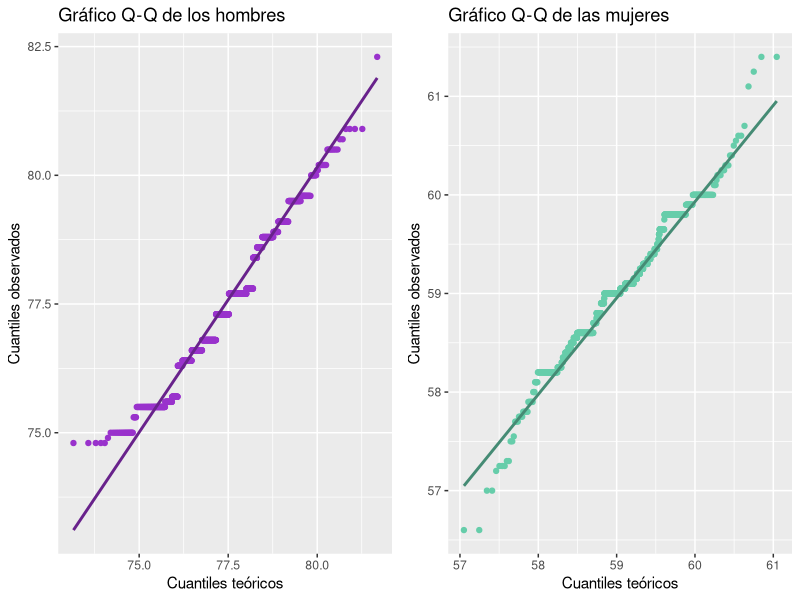
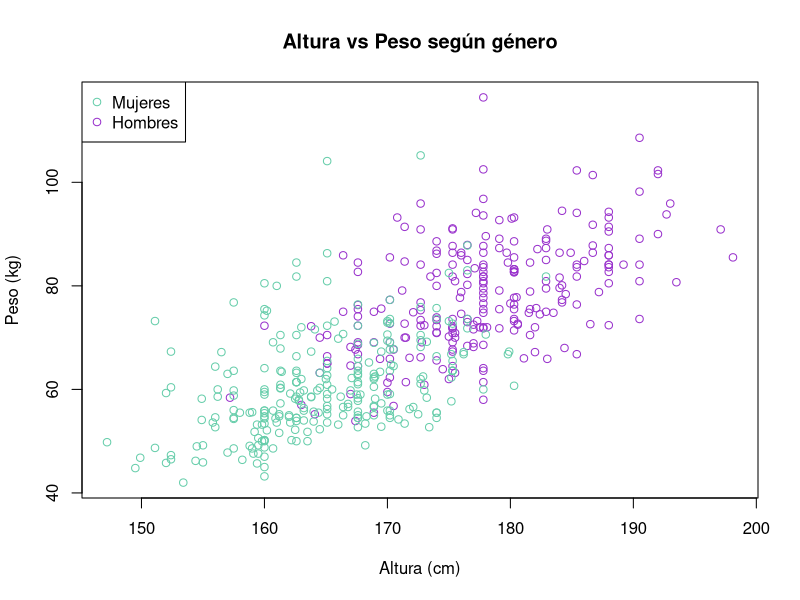
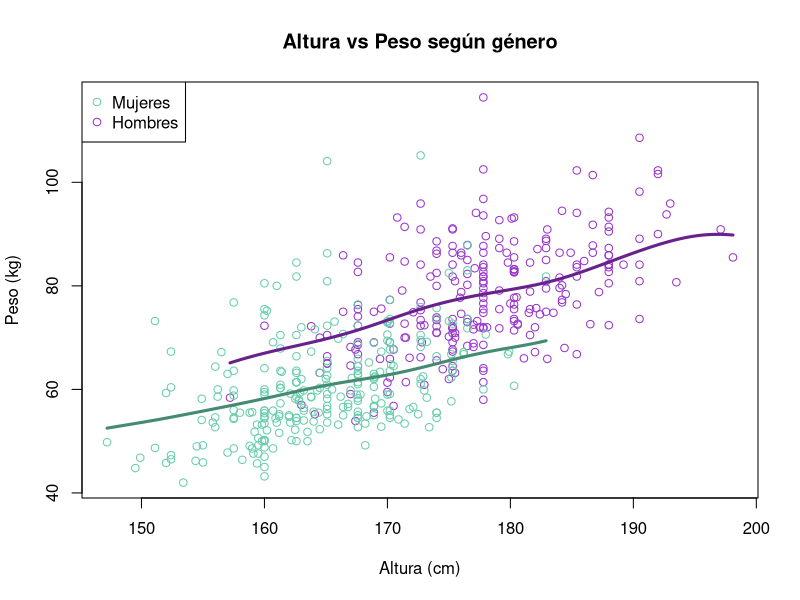
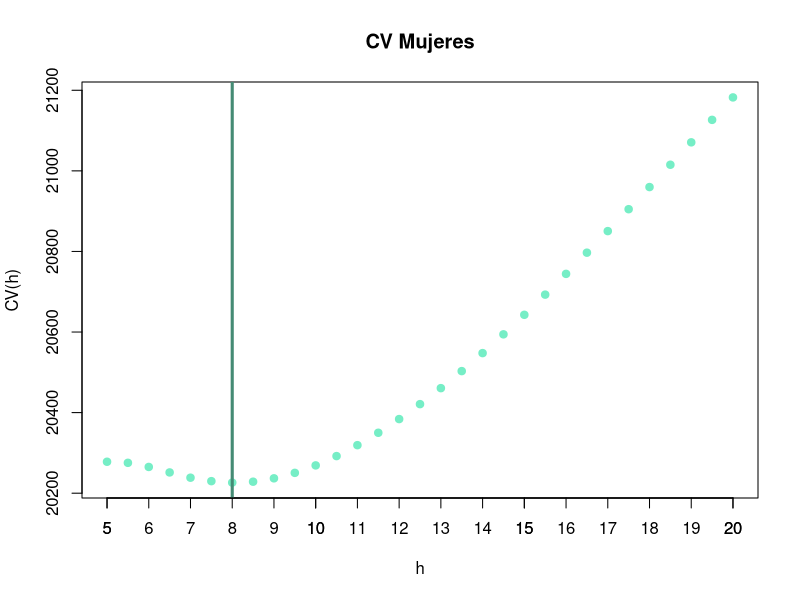
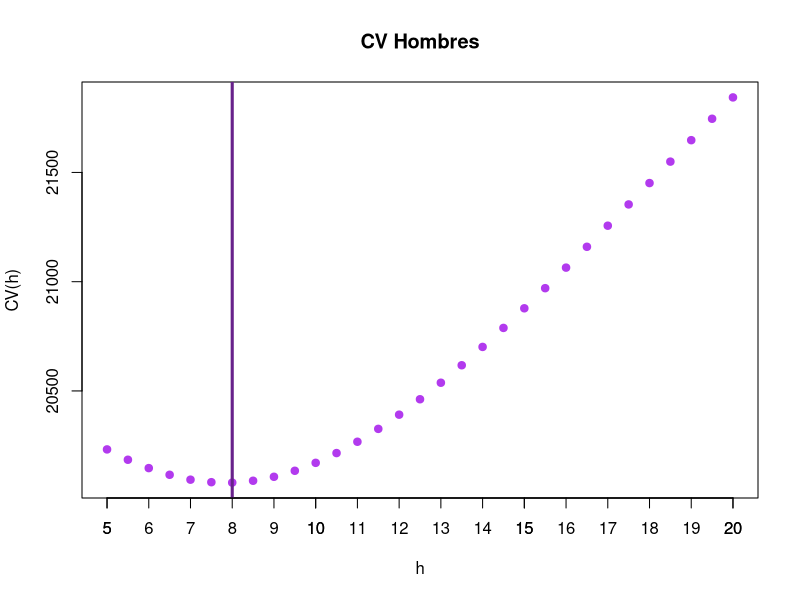
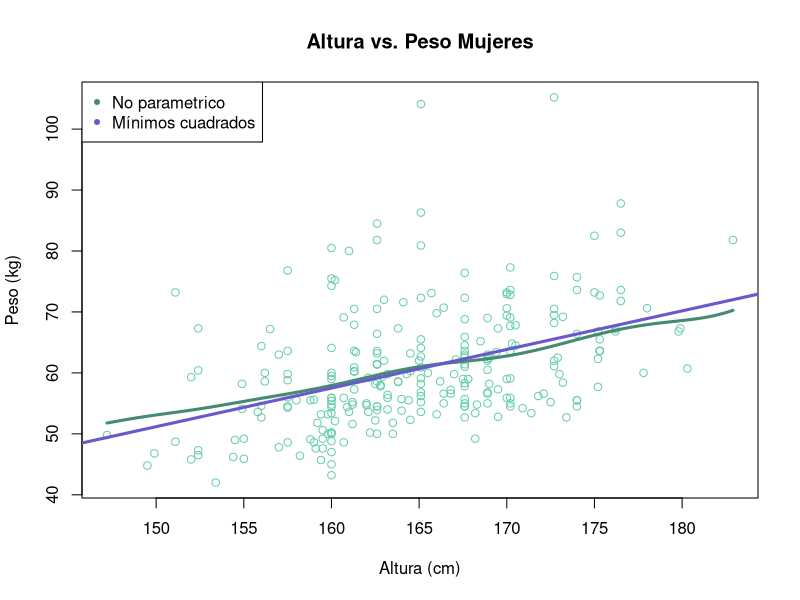
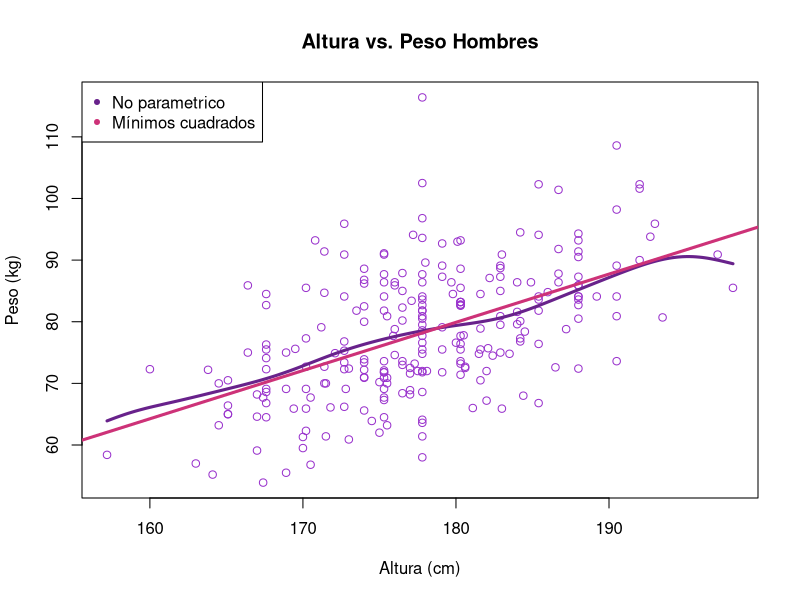
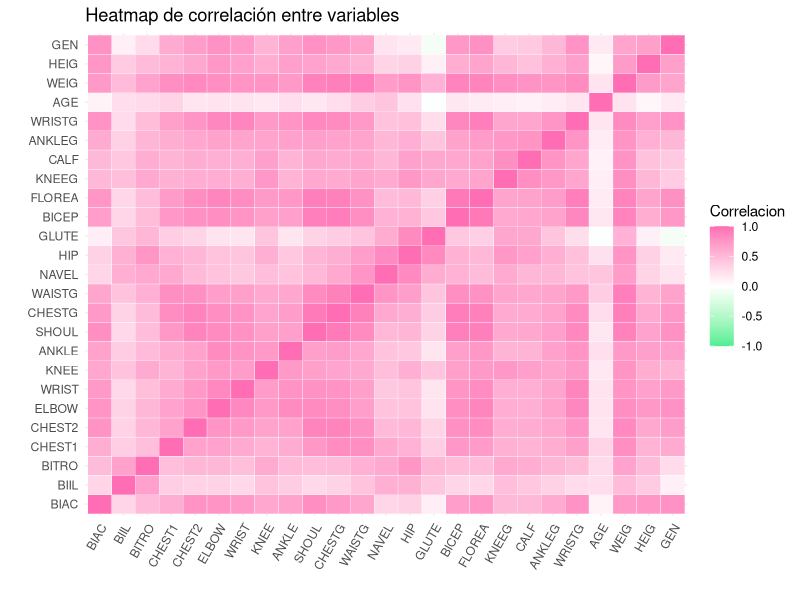

These charts were generated, in order, by the following R code:
## ---- chunk 1
library(readxl)
library(caret)
library(ggplot2)
library(glmnet)
library(gridExtra)
## ---- chunk 2
datos <- read_xls("body.xls", col_names = FALSE)
colnames(datos)<- (c("BIAC","BIIL","BITRO","CHEST1","CHEST2","ELBOW","WRIST","KNEE","ANKLE","SHOUL","CHESTG","WAISTG","NAVEL","HIP","GLUTE","BICEP","FLOREA","KNEEG","CALF","ANKLEG","WRISTG","AGE","WEIG","HEIG","GEN"))
## ---- chunk 3
datos[,"GEN"] <- factor(datos$GEN, levels = c(0, 1))
## ---- chunk 4
any(is.na(datos))
## ---- chunk 5
estadisticos_boot <-function(x, B = 1000){
  titahatboot <- rep(0, B) #vector de ceros de tamaño B
  for(i in 1:B){
    Xboot <- sample(x, length(x), replace = TRUE)
    titahatboot[i] <- median(Xboot)
  }
  titahatboot
}

intervalo_boot_normal <- function(x, alfa = 0.05){
  titahatboot <- estadisticos_boot(x)
  se_boot <- sqrt(mean((titahatboot-mean(titahatboot))**2))
  intervalo_boot <- c(median(x) - qnorm(1-alfa/2)*se_boot, median(x) + qnorm(1-alfa/2)*se_boot)

  return( list(intervalo_boot, titahatboot))
}

intervalo_boot_percentil <- function(x, alfa = 0.05){
  titas_boot <- estadisticos_boot(x)
  
  cota_inferior <- quantile(titas_boot, alfa/2)[[1]]
  cota_superior <- quantile(titas_boot, 1-alfa/2)[[1]]
  intervalo_boot <- c(cota_inferior, cota_superior)

  intervalo_boot
}
## ---- chunk 6
median(datos[datos$GEN == 0, ]$WEIG)
median(datos[datos$GEN == 1, ]$WEIG)
## ---- chunk 7
i_c_normal_m <- intervalo_boot_normal(datos[datos$GEN == 0, ]$WEIG)
i_c_normal_h <-intervalo_boot_normal(datos[datos$GEN == 1, ]$WEIG)

print(i_c_normal_h[[1]])
print(i_c_normal_m[[1]])
## ---- chunk 8
g1 <- ggplot(as.data.frame(i_c_normal_h[[2]]), aes(sample = i_c_normal_h[[2]])) + 
  geom_qq(distribution = qnorm, dparams = list(mean = mean(i_c_normal_h[[2]]), sd = sd(i_c_normal_h[[2]])), col = 'darkorchid') + 
  geom_qq_line(distribution = qnorm, dparams = list(mean = mean(i_c_normal_h[[2]]), sd = sd(i_c_normal_h[[2]])), col = 'darkorchid4', size = 1) +
  labs(title = "Gráfico Q-Q de los hombres")+
  xlab("Cuantiles teóricos") +  
  ylab("Cuantiles observados")

g2 <- ggplot(as.data.frame(i_c_normal_m[[2]]), aes(sample = i_c_normal_m[[2]])) + 
  geom_qq(distribution = qnorm, dparams = list(mean = mean(i_c_normal_m[[2]]), sd = sd(i_c_normal_m[[2]])), col = 'aquamarine3') + 
  geom_qq_line(distribution = qnorm, dparams = list(mean = mean(i_c_normal_m[[2]]), sd = sd(i_c_normal_m[[2]])), col = 'aquamarine4', size = 1) +
  labs(title = "Gráfico Q-Q de las mujeres")+
  xlab("Cuantiles teóricos") +  
  ylab("Cuantiles observados")

grid.arrange(g1, g2, nrow = 1)
## ---- chunk 9
intervalo_boot_percentil(datos[datos$GEN == 0, ]$WEIG)
intervalo_boot_percentil(datos[datos$GEN == 1, ]$WEIG)
## ---- chunk 10
col_gen <- c('aquamarine3', 'darkorchid')
names(col_gen) <- levels(datos$GEN)
plot(datos$HEIG, datos$WEIG, xlab = "Altura (cm)", ylab = "Peso (kg)", main = "Altura vs Peso según género", col = col_gen[datos$GEN], pch = 21)
legend('topleft', legend = c("Mujeres", "Hombres"), col = col_gen, pch = 21)

## ---- chunk 11
plot(datos$HEIG, datos$WEIG, xlab = "Altura (cm)", ylab = "Peso (kg)", main = "Altura vs Peso según género", col = col_gen[datos$GEN], pch = 21)
legend('topleft', legend = c("Mujeres", "Hombres"), col = col_gen, pch = 21)
estimacion_mujeres <- ksmooth(datos[datos$GEN == 0, ]$HEIG, datos[datos$GEN == 0, ]$WEIG, kernel = "normal", bandwidth = 10)
lines(estimacion_mujeres$x, estimacion_mujeres$y, col = "aquamarine4", lwd = 3)
estimacion_hombres <- ksmooth(datos[datos$GEN == 1, ]$HEIG, datos[datos$GEN == 1, ]$WEIG, kernel = "normal", bandwidth = 10)
lines(estimacion_hombres$x, estimacion_hombres$y, col = "darkorchid4", lwd = 3)
## ---- chunk 12
convalidacion_cruzada <- function(data, h_posibles){
  min_h <- 0
  min_cv_h <- Inf
  CV <- c()
  
  for (j in 1:length(h_posibles)) {
    residuo <- c()
    for (i in 1:length(data$WEIG)) {
      datos_sin_i <- data[-i, ] #sacamos la i-ésima fila
      estimacion_peso <- ksmooth(datos_sin_i$HEIG, datos_sin_i$WEIG, kernel = "normal", bandwidth = h_posibles[j], x.points = data[i,]$HEIG)$y
      residuo[i] <- data[i,]$WEIG - estimacion_peso
    }
    cv_h <- sum(residuo**2)
    CV[j] <- cv_h
    if (cv_h < min_cv_h){
      min_h = h_posibles[j]
      min_cv_h = cv_h
    }
  }
  return(list("CV"= CV, "h min" = min_h, "CV(h_min)" = min_cv_h))
}
## ---- chunk 13
datos_mujeres <- datos[datos$GEN == 0, ]
datos_hombres <- datos[datos$GEN == 1, ]
h_posibles <- seq(5,20,by = 0.5)

info_op_m <- convalidacion_cruzada(datos_mujeres, h_posibles)
info_op_h <- convalidacion_cruzada(datos_hombres, h_posibles)
## ---- chunk 14
info_op_m[c("h min", "CV(h_min)")]
info_op_h[c("h min", "CV(h_min)")]
## ---- chunk 15
plot(h_posibles, info_op_m[["CV"]], main = "CV Mujeres", ylab = "CV(h)", xlab = "h", col = "aquamarine2", pch = 19)
abline(v = info_op_m[["h min"]], lwd = 3, col = "aquamarine4")
axis(1, at = seq(5,20,by = 1))
## ---- chunk 16
plot(h_posibles, info_op_h[["CV"]], main = "CV Hombres", ylab = "CV(h)", xlab = "h", col = "darkorchid2", pch = 19)
abline(v = info_op_h[["h min"]], lwd = 3, col = "darkorchid4")
axis(1, at = seq(5,20,by = 1))
## ---- chunk 17
modelo_lineal_mujeres <- lm(WEIG ~ HEIG, datos_mujeres)
modelo_lineal_hombres <- lm(WEIG ~ HEIG, datos_hombres)

modelo_no_param_mujeres <- ksmooth(datos_mujeres$HEIG, datos_mujeres$WEIG, kernel = "normal", bandwidth = info_op_m[["h min"]])
modelo_no_param_hombres <- ksmooth(datos_hombres$HEIG, datos_hombres$WEIG, kernel = "normal", bandwidth = info_op_h[["h min"]])
## ---- chunk 18
plot(datos[datos$GEN == 0, ]$HEIG, datos[datos$GEN == 0, ]$WEIG, xlab = "Altura (cm)", ylab = "Peso (kg)", main = "Altura vs. Peso Mujeres", col = "aquamarine3", pch = 21)
lines(modelo_no_param_mujeres$x, modelo_no_param_mujeres$y, col = "aquamarine4", lwd = 3)

abline(modelo_lineal_mujeres, col = "slateblue3", lwd = 3)

legend('topleft', legend = c("No parametrico", "Mínimos cuadrados"), col = c("aquamarine4", "slateblue3"), pch = 20)
## ---- chunk 19
plot(datos[datos$GEN == 1, ]$HEIG, datos[datos$GEN == 1, ]$WEIG, xlab = "Altura (cm)", ylab = "Peso (kg)", main = "Altura vs. Peso Hombres", col = "darkorchid", pch = 21)
lines(modelo_no_param_hombres$x, modelo_no_param_hombres$y, col = "darkorchid4", lwd = 3)
abline(modelo_lineal_hombres, col = "violetred3", lwd = 3)
legend('topleft', legend = c("No parametrico", "Mínimos cuadrados"), col = c("darkorchid4", "violetred3"), pch = 20)
## ---- chunk 20
indices_entrenamiento <- read.csv("TrainTest.txt", head = FALSE)
datos_entrenamiento <- datos[indices_entrenamiento$V1, ]
datos_entrenamiento[, "GEN"] <- factor(datos_entrenamiento$GEN) 
datos_testeo <- datos[!indices_entrenamiento$V1, ]
datos_testeo[,"GEN"] <- factor(datos_testeo$GEN)
## ---- chunk 21
modelo_peso <-lm(WEIG ~ BIAC+BIIL + BITRO + CHEST1 + CHEST2 + ELBOW + WRIST  + KNEE + ANKLE + SHOUL + CHESTG + WAISTG + NAVEL + HIP + GLUTE + BICEP + FLOREA + KNEEG + CALF + ANKLEG + WRISTG + AGE + HEIG + GEN, datos_entrenamiento)

summary(modelo_peso)
## ---- chunk 22
summary(modelo_peso)$fstatistic
## ---- chunk 23
modelo_peso2 <-lm(WEIG ~ CHEST1 + KNEE + SHOUL + CHESTG + WAISTG + HIP + GLUTE + FLOREA + KNEEG + CALF + AGE + HEIG + GEN, datos_entrenamiento)

summary(modelo_peso2)
## ---- chunk 24
datos_para_matriz <- datos
datos_para_matriz[, "GEN"] <- as.numeric(datos$GEN)
datos_matriz <- as.matrix(datos_para_matriz)

matriz_correlacion <- cor(datos_matriz)

datos_correlacion <- as.data.frame(as.table(matriz_correlacion))

colnames(datos_correlacion) <- c("Covariables1", "Covariables2", "Correlacion")

ggplot(data = datos_correlacion, aes(Covariables1, Covariables2, fill = Correlacion)) +
  geom_tile(color = "white") +
  scale_fill_gradient2(low = "seagreen2", mid = "white", high = "hotpink1", midpoint = 0, limit=c(-1,1)) +
  theme_minimal() +
  labs(title = "Heatmap de correlación entre variables") +
  xlab(" ") +
  ylab(" ") +
  theme(axis.text.x = element_text(angle = 60, hjust = 1))
## ---- chunk 25
datos2 <-datos[, c("WEIG","CHEST1","KNEE","SHOUL","CHESTG","WAISTG","HIP","GLUTE","AGE","FLOREA","KNEEG","CALF","HEIG","GEN")]
## ---- chunk 26
datos_para_matriz2 <- datos2
datos_para_matriz2[, "GEN"] <- as.numeric(datos2$GEN)
datos_matriz2 <- as.matrix(datos_para_matriz2)

matriz_correlacion2 <- cor(datos_matriz2)

datos_correlacion2 <- as.data.frame(as.table(matriz_correlacion2))

colnames(datos_correlacion2) <- c("Covariables1", "Covariables2", "Correlacion")

ggplot(data = datos_correlacion2, aes(Covariables1, Covariables2, fill = Correlacion)) +
  geom_tile(color = "white") +
  geom_text(aes(Covariables1, Covariables2, label = round(Correlacion, digits = 2)), color = "black", size = 3.5)+
  scale_fill_gradient2(low = "seagreen2", mid = "white", high = "hotpink1", midpoint = 0, limit=c(-1,1)) +
  theme_minimal() +
  labs(title = "Heatmap de correlación entre variables") +
  xlab(" ") +
  ylab(" ") +
  theme(axis.text.x = element_text(angle = 60, hjust = 1))
## ---- chunk 27
datos3 <-datos2[, c("WEIG","CHEST1","KNEE","WAISTG","HIP","FLOREA","KNEEG","HEIG","GEN")]
datos_para_matriz3 <- datos3
datos_para_matriz3[, "GEN"] <- as.numeric(datos3$GEN)
datos_matriz3 <- as.matrix(datos_para_matriz3)

matriz_correlacion3 <- cor(datos_matriz3)

datos_correlacion3 <- as.data.frame(as.table(matriz_correlacion3))

colnames(datos_correlacion3) <- c("Covariables1", "Covariables2", "Correlacion")

ggplot(data = datos_correlacion3, aes(Covariables1, Covariables2, fill = Correlacion)) +
  geom_tile(color = "white") +
  geom_text(aes(Covariables1, Covariables2, label = round(Correlacion, digits = 2)), color = "black", size = 4)+
  scale_fill_gradient2(low = "seagreen2", mid = "white", high = "hotpink1", midpoint = 0, limit=c(-1,1)) +
  theme_minimal() +
  labs(title = "Heatmap de correlación entre variables") +
  xlab(" ") +
  ylab(" ") +
  theme(axis.text.x = element_text(angle = 60, hjust = 1))
## ---- chunk 28
modelo_peso_final <-lm(WEIG ~ CHEST1 + KNEE + WAISTG + HIP + FLOREA + KNEEG + HEIG + GEN, datos_entrenamiento)

summary(modelo_peso_final)
## ---- chunk 29
numerador2 <- sum((datos_testeo$WEIG - predict(modelo_peso_final,datos_testeo))**2)
denominador2 <- sum((datos_testeo$WEIG - mean(datos_testeo$WEIG))**2)
1-(numerador2/denominador2)
## ---- chunk 30
residuos <- datos_testeo$WEIG - predict(modelo_peso, datos_testeo) #primer modelo

error_empirico_todas_variables <- mean(residuos**2)
print(error_empirico_todas_variables)
## ---- chunk 31
residuos_final <- datos_testeo$WEIG - predict(modelo_peso_final, datos_testeo) #modelo final

error_empirico_intuitivo <- mean(residuos_final**2)
print(error_empirico_intuitivo)
## ---- chunk 32
set.seed(999)

matriz_diseño_sin_intercept <- model.matrix(lm(WEIG ~ . - 1, data = datos_entrenamiento)) 
modelo_lasso <-  glmnet(x = matriz_diseño_sin_intercept,  y = datos_entrenamiento$WEIG, alpha = 1)

muestra <- c(2, 15, 30, 45)
coef(modelo_lasso)[,muestra]
## ---- chunk 33
L <- length(modelo_lasso$lambda)
y <- modelo_lasso$beta[, L]
labs <- names(y)
plot(modelo_lasso, xvar = "lambda")
legend('topright', legend=labs, col=1:length(labs),lty=1, cex = 0.53, x.intersp = 0.1, x = "right")
## ---- chunk 34
cv_lasso <- cv.glmnet(matriz_diseño_sin_intercept, datos_entrenamiento$WEIG)
cv_lasso$lambda.min
cv_lasso$lambda.1se
## ---- chunk 35
plot(cv_lasso, ylim=c(4,5.5), ylab = "Error cuadrático medio")

lambda_min <- cv_lasso$lambda.min
lambda_1se <- cv_lasso$lambda.1se

text(log(lambda_min), 4 , label = paste("λ mínimo:", round(lambda_min,2)), pos = 3)
text(log(lambda_1se), 4, label = paste("λ un desvío:", round(lambda_1se,2)), pos = 3)

## ---- chunk 36
coef.glmnet(cv_lasso, s = "lambda.1se")
## ---- chunk 37
print(modelo_peso$coefficients)
print(modelo_peso_final$coefficients)
print(coef.glmnet(cv_lasso, s = "lambda.1se"))
## ---- chunk 38
matriz_testeo <- model.matrix(lm(WEIG ~ . - 1, data = datos_testeo)) 
residuos_LASSO <- datos_testeo$WEIG - predict(cv_lasso, s = "lambda.1se", newx = matriz_testeo)

error_empirico_LASSO <- mean(residuos_LASSO**2)
print(error_empirico_LASSO)
## ---- chunk 39
print(error_empirico_todas_variables)
print(error_empirico_intuitivo)
print(error_empirico_LASSO)
